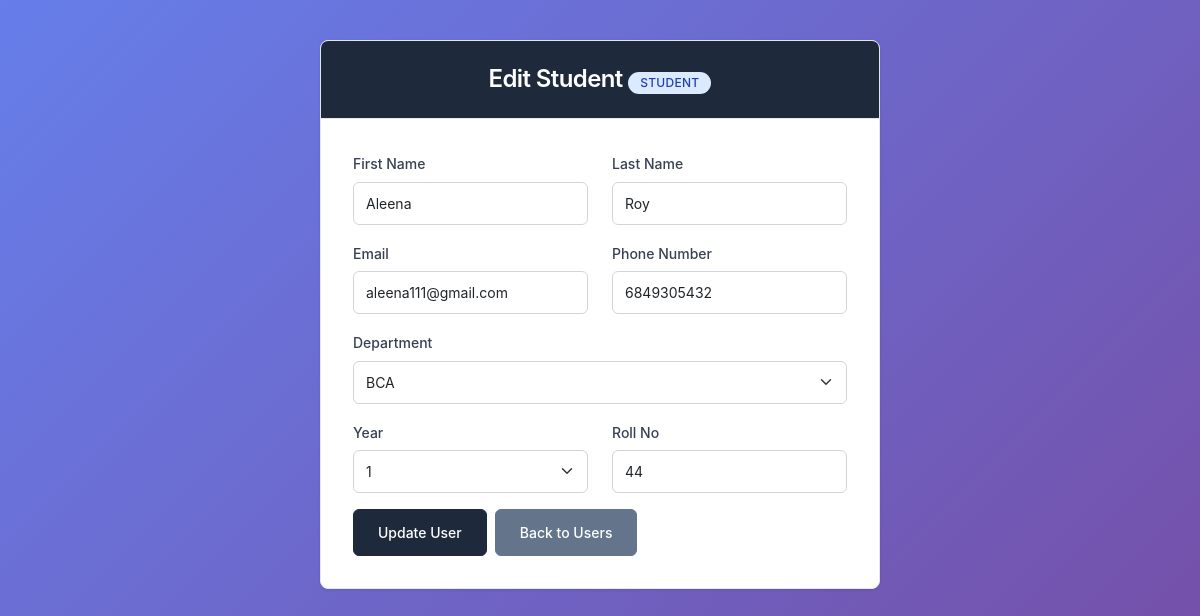
The page /edit_user.php?type=student&id=8 (signed in) on the database its author committed.
### tables this page shows
CREATE TABLE `students` (
  `student_id` int(11) NOT NULL,
  `first_name` varchar(100) NOT NULL,
  `last_name` varchar(100) NOT NULL,
  `email` varchar(250) NOT NULL,
  `password` varchar(255) NOT NULL,
  `phone_number` varchar(15) DEFAULT NULL,
  `department` varchar(50) DEFAULT NULL,
  `year` int(11) DEFAULT NULL,
  `roll_no` varchar(20) DEFAULT NULL
);

### edit_user.php (the view, shortened to what this page needs)
<?php
$conn = new mysqli('localhost', 'root', '', 'event_management');
$error = '';
$user_type = isset($_GET['type']) ? $_GET['type'] : '';
$user_id = isset($_GET['id']) ? intval($_GET['id']) : 0;
if (!in_array($user_type, ['student', 'teacher', 'admin']) || $user_id <= 0) {
    $error = 'Invalid user parameters.';
} else {
    $table_name = $user_type . 's';
    $id_field = $user_type . '_id';
    $user_query = $conn->prepare("SELECT * FROM $table_name WHERE $id_field = ?");
    $user_query->bind_param('i', $user_id);
    $user_query->execute();
    $user_result = $user_query->get_result();
    $user_data = $user_result->fetch_assoc();
}
?>
<!DOCTYPE html>
<html lang="en">
<head>
    <link href="https://cdn.jsdelivr.net/npm/bootstrap@5.3.0/dist/css/bootstrap.min.css" rel="stylesheet">
</head>
<body>
    <div class="edit-user-container">
        <div class="card">
            <div class="card-header">
                <h3>
                    Edit <?php echo ucfirst($user_type); ?>
                    <span class="user-type-badge badge-<?php echo $user_type; ?>">
                        <?php echo $user_type; ?>
                    </span>
                </h3>
            </div>
            <div class="card-body">
                <?php if (!$error && $user_data): ?>
                    <form method="POST" action="" onsubmit="return validateForm()">
                        <div class="row">
                            <div class="col-md-6">
                                <div class="mb-3">
                                    <label for="first_name" class="form-label">First Name</label>
                                    <input type="text" class="form-control" id="first_name" name="first_name"
                                           value="<?php echo htmlspecialchars($user_data['first_name']); ?>"
                                           onblur="capitalizeFirstLetter(this); validateName(this, 'first_name')"
                                           oninput="capitalizeFirstLetter(this); validateName(this, 'first_name')" required>
                                </div>
                            </div>
                            <div class="col-md-6">
                                <div class="mb-3">
                                    <label for="last_name" class="form-label">Last Name</label>
                                    <input type="text" class="form-control" id="last_name" name="last_name"
                                           value="<?php echo htmlspecialchars($user_data['last_name']); ?>"
                                           onblur="capitalizeFirstLetter(this); validateName(this, 'last_name')"
                                           oninput="capitalizeFirstLetter(this); validateName(this, 'last_name')" required>
                                </div>
                            </div>
                        </div>
                        <div class="row">
                            <div class="col-md-6">
                                <div class="mb-3">
                                    <label for="email" class="form-label">Email</label>
                                    <input type="email" class="form-control" id="email" name="email"
                                           value="<?php echo htmlspecialchars($user_data['email']); ?>"
                                           onblur="convertToLowercase(this); validateEmail(this, 'email')"
                                           oninput="convertToLowercase(this); validateEmail(this, 'email')" required>
                                </div>
                            </div>
                            <div class="col-md-6">
                                <div class="mb-3">
                                    <label for="phone_number" class="form-label">Phone Number</label>
                                    <input type="text" class="form-control" id="phone_number" name="phone_number"
                                           value="<?php echo htmlspecialchars($user_data['phone_number']); ?>"
                                           onblur="validatePhone(this, 'phone_number')"
                                           oninput="validatePhone(this, 'phone_number')" required>
                                </div>
                            </div>
                        </div>
                        <div class="mb-3">
                            <label for="department" class="form-label">Department</label>
                            <select class="form-select" id="department" name="department" required>
                                <option value="BCA" <?php echo ($user_data['department'] == 'BCA') ? 'selected' : ''; ?>>BCA</option>
                            </select>
                        </div>
                        <?php if ($user_type === 'student'): ?>
                            <div class="row">
                                <div class="col-md-6">
                                    <div class="mb-3">
                                        <label for="year" class="form-label">Year</label>
                                        <select class="form-select" id="year" name="year" required>
                                            <option value="1" <?php echo ($user_data['year'] == 1) ? 'selected' : ''; ?>>1</option>
                                        </select>
                                    </div>
                                </div>
                                <div class="col-md-6">
                                    <div class="mb-3">
                                        <label for="roll_no" class="form-label">Roll No</label>
                                        <input type="text" class="form-control" id="roll_no" name="roll_no"
                                               value="<?php echo htmlspecialchars($user_data['roll_no']); ?>"
                                               onblur="validateRollNo(this, 'roll_no')"
                                               oninput="validateRollNo(this, 'roll_no')" required>
                                    </div>
                                </div>
                            </div>
                        <?php endif; ?>
                        <div class="d-flex gap-2">
                            <button type="submit" class="btn btn-primary">Update User</button>
                            <a href="manage_users.php" class="btn btn-secondary">Back to Users</a>
                        </div>
                    </form>
                <?php endif; ?>
            </div>
        </div>
    </div>
</body>
</html>

### edit_user.php (style rules this page uses)
* { margin: 0; padding: 0; box-sizing: border-box; }
body { font-family: -apple-system, BlinkMacSystemFont, 'Segoe UI', 'Roboto', sans-serif; background: linear-gradient(135deg, #667eea 0%, #764ba2 100%); color: #334155; line-height: 1.6; min-height: 100vh; }
.edit-user-container { max-width: 600px; margin: 40px auto; padding: 0 20px; }
.card { background: white; border: 1px solid #e2e8f0; border-radius: 8px; box-shadow: 0 1px 3px 0 rgba(0, 0, 0, 0.1); overflow: hidden; }
.card-header { background-color: #1e293b; color: white; padding: 24px; text-align: center; border-bottom: 1px solid #e2e8f0; }
.card-header h3 { margin: 0; font-size: 1.5rem; font-weight: 600; letter-spacing: -0.025em; }
.card-body { padding: 32px; }
.form-label { font-weight: 500; color: #374151; margin-bottom: 6px; font-size: 0.875rem; }
.form-control, .form-select { border: 1px solid #d1d5db; border-radius: 6px; padding: 10px 12px; font-size: 0.875rem; transition: border-color 0.15s ease-in-out, box-shadow 0.15s ease-in-out; background-color: white; }
.mb-3 { margin-bottom: 1.25rem; }
.btn-primary { background-color: #1e293b; border: 1px solid #1e293b; border-radius: 6px; padding: 12px 24px; font-size: 0.875rem; font-weight: 500; text-transform: none; transition: all 0.15s ease-in-out; }
.btn-secondary { background-color: #64748b; border: 1px solid #64748b; border-radius: 6px; padding: 12px 24px; font-size: 0.875rem; font-weight: 500; text-transform: none; transition: all 0.15s ease-in-out; }
a { color: #3b82f6; text-decoration: none; font-weight: 500; }
.user-type-badge { display: inline-block; padding: 4px 12px; border-radius: 12px; font-size: 0.75rem; font-weight: 500; text-transform: uppercase; letter-spacing: 0.025em; }
.badge-student { background-color: #dbeafe; color: #1e40af; }

### rows shown on the page
students: first_name "Aleena", last_name "Roy", email "aleena111@gmail.com", phone_number "6849305432", department "BCA", year "1", roll_no "44"

### other values the page prints
$user_type "Student"
$user_type "STUDENT"
